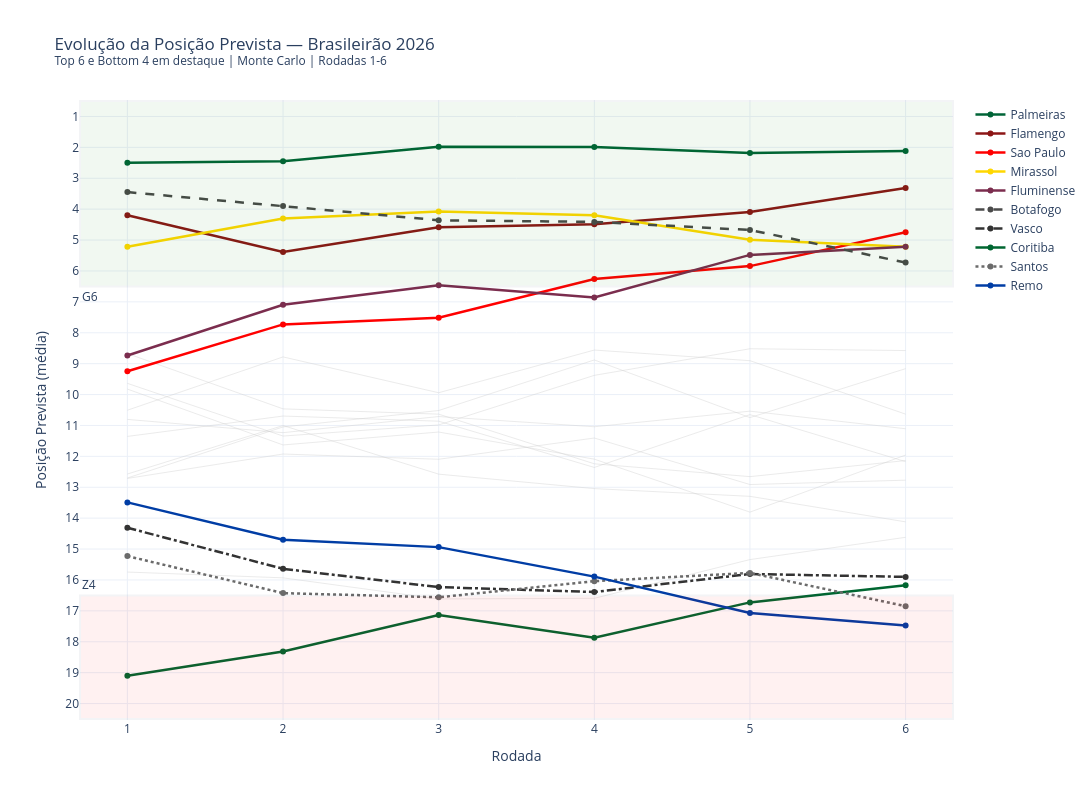

The notebook cell this image was saved under:
### Code cell
# === GRÁFICO 3: EVOLUÇÃO DA POSIÇÃO PREVISTA ===
# Bump chart da posição média prevista por rodada (Top 6 + Bottom 4)

destaque_pos = sorted(times_2026, key=lambda t: evolucao[t]['pos_media'][-1])
times_bump = destaque_pos[:6] + destaque_pos[-4:]
times_fundo = [t for t in times_2026 if t not in times_bump]

fig_bump = go.Figure()

# Times de fundo (opacidade reduzida, sem legenda)
for time in times_fundo:
    fig_bump.add_trace(go.Scatter(
        x=rodadas_simuladas,
        y=evolucao[time]['pos_media'],
        mode='lines',
        name=time,
        line=dict(color='#CCCCCC', width=1),
        opacity=0.4,
        showlegend=False,
        hovertemplate=f'{time}<br>Rodada %{{x}}<br>Posição prevista: %{{y:.1f}}°<extra></extra>'
    ))

# Times em destaque
for time in times_bump:
    fig_bump.add_trace(go.Scatter(
        x=rodadas_simuladas,
        y=evolucao[time]['pos_media'],
        mode='lines+markers',
        name=time,
        line=dict(color=cores_times.get(time, '#888'), width=2.5,
                  dash=dash_times.get(time, 'solid')),
        marker=dict(size=6),
        hovertemplate=f'{time}<br>Rodada %{{x}}<br>Posição prevista: %{{y:.1f}}°<extra></extra>'
    ))

# Zonas
fig_bump.add_hrect(y0=0.5, y1=6.5, fillcolor='green', opacity=0.05,
                   annotation_text='G6', annotation_position='top left')
fig_bump.add_hrect(y0=16.5, y1=20.5, fillcolor='red', opacity=0.05,
                   annotation_text='Z4', annotation_position='bottom left')

fig_bump.update_layout(
    title=f'Evolução da Posição Prevista — Brasileirão 2026<br>'
          f'<sup>Top 6 e Bottom 4 em destaque | Monte Carlo | Rodadas 1-{rodada_max}</sup>',
    xaxis_title='Rodada',
    yaxis_title='Posição Prevista (média)',
    yaxis=dict(autorange='reversed', dtick=1),
    template='plotly_white',
    width=1100, height=800,
    xaxis=dict(dtick=1),
    hovermode='x unified',
    legend=dict(x=1.02, y=1)
)

fig_bump.show()
path = '../charts/evolucao_posicao.html'
fig_bump.write_html(path, include_plotlyjs='cdn')

# Adiciona descrição estatística
_desc = "Bump chart da posição média prevista por simulação Monte Carlo, mostrando a evolução da classificação esperada rodada a rodada."
with open(path) as f:
    html = f.read()
html = html.replace('<div>', f'<p style="text-align:center;color:#666;font-size:13px;font-family:sans-serif;margin:8px 0 0 0;">{_desc}</p>\n<div>', 1)
with open(path, 'w') as f:
    f.write(html)

print('Gráfico exportado: charts/evolucao_posicao.html')

### Figure 1 — Plotly figure (JSON) as saved in the notebook; plotly's stock layout.template omitted (floating-point values rounded to 4 significant figures)
{"data": [{"hovertemplate": "Athletico-PR<br>Rodada %{x}<br>Posição prevista: %{y:.1f}°<extra></extra>", "line": {"color": "#CCCCCC", "width": 1}, "mode": "lines", "name": "Athletico-PR", "opacity": 0.4, "showlegend": false, "type": "scatter", "x": [1, 2, 3, 4, 5, 6], "y": [9.638, 11.34, 10.98, 9.379, 8.518, 8.576]}, {"hovertemplate": "Atletico-MG<br>Rodada %{x}<br>Posição prevista: %{y:.1f}°<extra></extra>", "line": {"color": "#CCCCCC", "width": 1}, "mode": "lines", "name": "Atletico-MG", "opacity": 0.4, "showlegend": false, "type": "scatter", "x": [1, 2, 3, 4, 5, 6], "y": [10.8, 11.23, 10.71, 11.04, 10.54, 11.11]}, {"hovertemplate": "Bahia<br>Rodada %{x}<br>Posição prevista: %{y:.1f}°<extra></extra>", "line": {"color": "#CCCCCC", "width": 1}, "mode": "lines", "name": "Bahia", "opacity": 0.4, "showlegend": false, "type": "scatter", "x": [1, 2, 3, 4, 5, 6], "y": [9.823, 11.63, 11.21, 12.09, 13.81, 11.96]}, {"hovertemplate": "Bragantino<br>Rodada %{x}<br>Posição prevista: %{y:.1f}°<extra></extra>", "line": {"color": "#CCCCCC", "width": 1}, "mode": "lines", "name": "Bragantino", "opacity": 0.4, "showlegend": false, "type": "scatter", "x": [1, 2, 3, 4, 5, 6], "y": [11.36, 10.7, 10.86, 12.36, 10.65, 12.17]}, {"hovertemplate": "Chapecoense<br>Rodada %{x}<br>Posição prevista: %{y:.1f}°<extra></extra>", "line": {"color": "#CCCCCC", "width": 1}, "mode": "lines", "name": "Chapecoense", "opacity": 0.4, "showlegend": false, "type": "scatter", "x": [1, 2, 3, 4, 5, 6], "y": [12.57, 11.0, 12.58, 13.04, 13.29, 14.12]}, {"hovertemplate": "Corinthians<br>Rodada %{x}<br>Posição prevista: %{y:.1f}°<extra></extra>", "line": {"color": "#CCCCCC", "width": 1}, "mode": "lines", "name": "Corinthians", "opacity": 0.4, "showlegend": false, "type": "scatter", "x": [1, 2, 3, 4, 5, 6], "y": [12.7, 11.05, 10.52, 8.88, 10.75, 9.162]}, {"hovertemplate": "Cruzeiro<br>Rodada %{x}<br>Posição prevista: %{y:.1f}°<extra></extra>", "line": {"color": "#CCCCCC", "width": 1}, "mode": "lines", "name": "Cruzeiro", "opacity": 0.4, "showlegend": false, "type": "scatter", "x": [1, 2, 3, 4, 5, 6], "y": [8.673, 10.46, 10.63, 12.24, 12.66, 12.14]}, {"hovertemplate": "Gremio<br>Rodada %{x}<br>Posição prevista: %{y:.1f}°<extra></extra>", "line": {"color": "#CCCCCC", "width": 1}, "mode": "lines", "name": "Gremio", "opacity": 0.4, "showlegend": false, "type": "scatter", "x": [1, 2, 3, 4, 5, 6], "y": [12.71, 11.92, 12.09, 11.41, 12.91, 12.77]}, {"hovertemplate": "Internacional<br>Rodada %{x}<br>Posição prevista: %{y:.1f}°<extra></extra>", "line": {"color": "#CCCCCC", "width": 1}, "mode": "lines", "name": "Internacional", "opacity": 0.4, "showlegend": false, "type": "scatter", "x": [1, 2, 3, 4, 5, 6], "y": [10.51, 8.782, 9.942, 8.56, 8.904, 10.63]}, {"hovertemplate": "Vitoria<br>Rodada %{x}<br>Posição prevista: %{y:.1f}°<extra></extra>", "line": {"color": "#CCCCCC", "width": 1}, "mode": "lines", "name": "Vitoria", "opacity": 0.4, "showlegend": false, "type": "scatter", "x": [1, 2, 3, 4, 5, 6], "y": [15.74, 15.93, 16.62, 16.59, 15.34, 14.62]}, {"hovertemplate": "Palmeiras<br>Rodada %{x}<br>Posição prevista: %{y:.1f}°<extra></extra>", "line": {"color": "#006437", "dash": "solid", "width": 2.5}, "marker": {"size": 6}, "mode": "lines+markers", "name": "Palmeiras", "type": "scatter", "x": [1, 2, 3, 4, 5, 6], "y": [2.495, 2.449, 1.979, 1.991, 2.182, 2.118]}, {"hovertemplate": "Flamengo<br>Rodada %{x}<br>Posição prevista: %{y:.1f}°<extra></extra>", "line": {"color": "#8C1616", "dash": "solid", "width": 2.5}, "marker": {"size": 6}, "mode": "lines+markers", "name": "Flamengo", "type": "scatter", "x": [1, 2, 3, 4, 5, 6], "y": [4.197, 5.387, 4.59, 4.492, 4.091, 3.319]}, {"hovertemplate": "Sao Paulo<br>Rodada %{x}<br>Posição prevista: %{y:.1f}°<extra></extra>", "line": {"color": "#FF0000", "dash": "solid", "width": 2.5}, "marker": {"size": 6}, "mode": "lines+markers", "name": "Sao Paulo", "type": "scatter", "x": [1, 2, 3, 4, 5, 6], "y": [9.245, 7.73, 7.511, 6.258, 5.844, 4.748]}, {"hovertemplate": "Mirassol<br>Rodada %{x}<br>Posição prevista: %{y:.1f}°<extra></extra>", "line": {"color": "#FFD700", "dash": "solid", "width": 2.5}, "marker": {"size": 6}, "mode": "lines+markers", "name": "Mirassol", "type": "scatter", "x": [1, 2, 3, 4, 5, 6], "y": [5.217, 4.302, 4.078, 4.198, 4.989, 5.214]}, {"hovertemplate": "Fluminense<br>Rodada %{x}<br>Posição prevista: %{y:.1f}°<extra></extra>", "line": {"color": "#7B2D4E", "dash": "solid", "width": 2.5}, "marker": {"size": 6}, "mode": "lines+markers", "name": "Fluminense", "type": "scatter", "x": [1, 2, 3, 4, 5, 6], "y": [8.738, 7.095, 6.464, 6.86, 5.481, 5.22]}, {"hovertemplate": "Botafogo<br>Rodada %{x}<br>Posição prevista: %{y:.1f}°<extra></extra>", "line": {"color": "#4A4A4A", "dash": "dash", "width": 2.5}, "marker": {"size": 6}, "mode": "lines+markers", "name": "Botafogo", "type": "scatter", "x": [1, 2, 3, 4, 5, 6], "y": [3.448, 3.9, 4.359, 4.413, 4.674, 5.729]}, {"hovertemplate": "Vasco<br>Rodada %{x}<br>Posição prevista: %{y:.1f}°<extra></extra>", "line": {"color": "#333333", "dash": "dashdot", "width": 2.5}, "marker": {"size": 6}, "mode": "lines+markers", "name": "Vasco", "type": "scatter", "x": [1, 2, 3, 4, 5, 6], "y": [14.31, 15.64, 16.23, 16.39, 15.81, 15.9]}, {"hovertemplate": "Coritiba<br>Rodada %{x}<br>Posição prevista: %{y:.1f}°<extra></extra>", "line": {"color": "#006631", "dash": "solid", "width": 2.5}, "marker": {"size": 6}, "mode": "lines+markers", "name": "Coritiba", "type": "scatter", "x": [1, 2, 3, 4, 5, 6], "y": [19.1, 18.32, 17.14, 17.87, 16.73, 16.17]}, {"hovertemplate": "Santos<br>Rodada %{x}<br>Posição prevista: %{y:.1f}°<extra></extra>", "line": {"color": "#6B6B6B", "dash": "dot", "width": 2.5}, "marker": {"size": 6}, "mode": "lines+markers", "name": "Santos", "type": "scatter", "x": [1, 2, 3, 4, 5, 6], "y": [15.23, 16.43, 16.56, 16.04, 15.77, 16.85]}, {"hovertemplate": "Remo<br>Rodada %{x}<br>Posição prevista: %{y:.1f}°<extra></extra>", "line": {"color": "#003DA5", "dash": "solid", "width": 2.5}, "marker": {"size": 6}, "mode": "lines+markers", "name": "Remo", "type": "scatter", "x": [1, 2, 3, 4, 5, 6], "y": [13.49, 14.7, 14.94, 15.89, 17.07, 17.48]}], "layout": {"annotations": [{"showarrow": false, "text": "G6", "x": 0, "xanchor": "left", "xref": "x domain", "y": 6.5, "yanchor": "top", "yref": "y"}, {"showarrow": false, "text": "Z4", "x": 0, "xanchor": "left", "xref": "x domain", "y": 16.5, "yanchor": "bottom", "yref": "y"}], "height": 800, "hovermode": "x unified", "legend": {"x": 1.02, "y": 1}, "shapes": [{"fillcolor": "green", "opacity": 0.05, "type": "rect", "x0": 0, "x1": 1, "xref": "x domain", "y0": 0.5, "y1": 6.5, "yref": "y"}, {"fillcolor": "red", "opacity": 0.05, "type": "rect", "x0": 0, "x1": 1, "xref": "x domain", "y0": 16.5, "y1": 20.5, "yref": "y"}], "title": {"text": "Evolução da Posição Prevista — Brasileirão 2026<br><sup>Top 6 e Bottom 4 em destaque | Monte Carlo | Rodadas 1-6</sup>"}, "width": 1100, "xaxis": {"dtick": 1, "title": {"text": "Rodada"}}, "yaxis": {"autorange": "reversed", "dtick": 1, "title": {"text": "Posição Prevista (média)"}}}}
